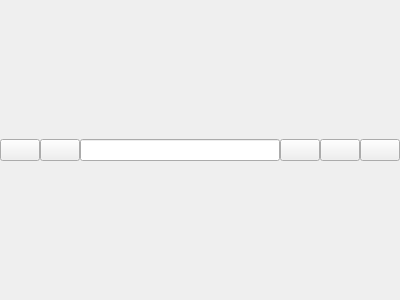
<?xml version="1.0" encoding="UTF-8"?>
<ui version="4.0">
 <class>Form</class>
 <widget class="QWidget" name="Form">
  <property name="geometry">
   <rect>
    <x>0</x>
    <y>0</y>
    <width>400</width>
    <height>300</height>
   </rect>
  </property>
  <property name="windowTitle">
   <string>Form</string>
  </property>
  <layout class="QVBoxLayout" name="verticalLayout_2">
   <property name="spacing">
    <number>0</number>
   </property>
   <property name="leftMargin">
    <number>0</number>
   </property>
   <property name="topMargin">
    <number>0</number>
   </property>
   <property name="rightMargin">
    <number>0</number>
   </property>
   <property name="bottomMargin">
    <number>0</number>
   </property>
   <item>
    <layout class="QHBoxLayout" name="horizontalLayout">
     <item>
      <widget class="QPushButton" name="prevBtn">
       <property name="text">
        <string/>
       </property>
       <property name="icon">
        <iconset resource="gui.qrc">
         <normaloff>:/icons/assets/images/dark/appbar.chevron.left.png</normaloff>:/icons/assets/images/dark/appbar.chevron.left.png</iconset>
       </property>
       <property name="iconSize">
        <size>
         <width>32</width>
         <height>32</height>
        </size>
       </property>
      </widget>
     </item>
     <item>
      <widget class="QPushButton" name="nextBtn">
       <property name="styleSheet">
        <string notr="true"/>
       </property>
       <property name="text">
        <string/>
       </property>
       <property name="icon">
        <iconset resource="gui.qrc">
         <normaloff>:/icons/assets/images/dark/appbar.chevron.right.png</normaloff>:/icons/assets/images/dark/appbar.chevron.right.png</iconset>
       </property>
       <property name="iconSize">
        <size>
         <width>32</width>
         <height>32</height>
        </size>
       </property>
      </widget>
     </item>
     <item>
      <widget class="QLineEdit" name="urlLine">
       <property name="dragEnabled">
        <bool>false</bool>
       </property>
       <property name="placeholderText">
        <string/>
       </property>
      </widget>
     </item>
     <item>
      <widget class="QPushButton" name="refreshBtn">
       <property name="enabled">
        <bool>true</bool>
       </property>
       <property name="styleSheet">
        <string notr="true"/>
       </property>
       <property name="text">
        <string/>
       </property>
       <property name="icon">
        <iconset resource="gui.qrc">
         <normaloff>:/icons/assets/images/dark/appbar.refresh.png</normaloff>:/icons/assets/images/dark/appbar.refresh.png</iconset>
       </property>
       <property name="iconSize">
        <size>
         <width>32</width>
         <height>32</height>
        </size>
       </property>
      </widget>
     </item>
     <item>
      <widget class="QPushButton" name="pushButton">
       <property name="text">
        <string/>
       </property>
       <property name="icon">
        <iconset resource="gui.qrc">
         <normaloff>:/icons/assets/images/dark/appbar.star.png</normaloff>:/icons/assets/images/dark/appbar.star.png</iconset>
       </property>
       <property name="iconSize">
        <size>
         <width>32</width>
         <height>32</height>
        </size>
       </property>
      </widget>
     </item>
     <item>
      <widget class="QPushButton" name="pushButton_2">
       <property name="text">
        <string/>
       </property>
       <property name="icon">
        <iconset resource="gui.qrc">
         <normaloff>:/icons/assets/images/dark/appbar.rocket.rotated.45.png</normaloff>:/icons/assets/images/dark/appbar.rocket.rotated.45.png</iconset>
       </property>
       <property name="iconSize">
        <size>
         <width>32</width>
         <height>32</height>
        </size>
       </property>
      </widget>
     </item>
    </layout>
   </item>
  </layout>
 </widget>
 <resources>
  <include location="gui.qrc"/>
 </resources>
 <connections/>
</ui>
